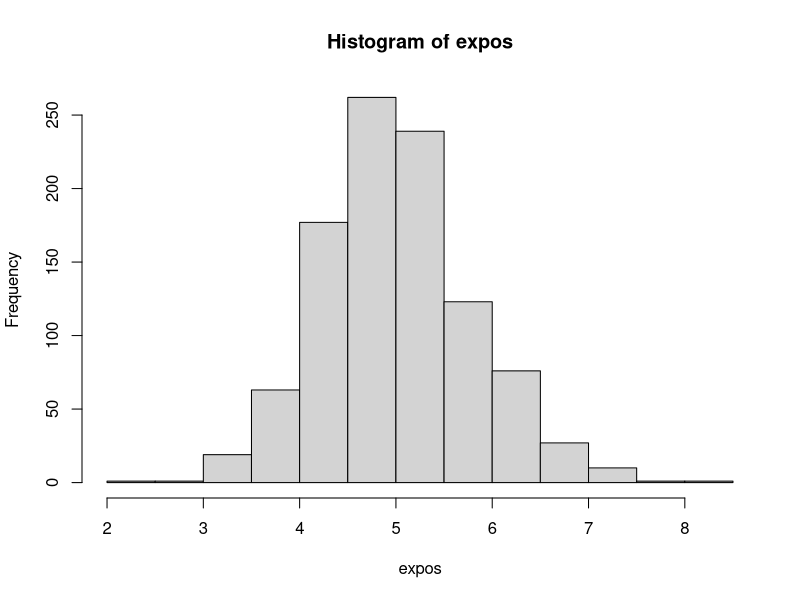

Here is the R script that generated this plot:
## ---- chunk 1
Aggregation <- 40
Samples <- 1000
Lambda <- 0.2
## ---- chunk 2
expos <- NULL
for (i in 1:Samples)
  expos = c (expos,
             mean (rexp (Aggregation,
                         rate=Lambda)))
## ---- chunk 3
hist (expos)
